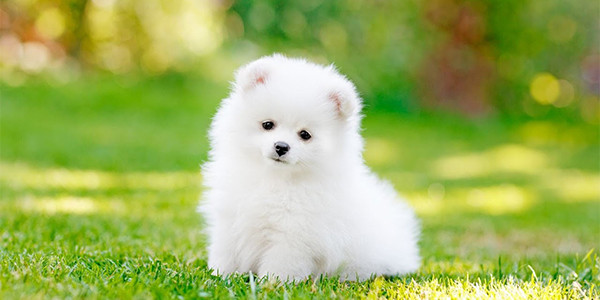
#> input picture Opencv_ile_Object_detection/media/dog.jpg, 600 x 300 px
$ jupyter execute --allow-errors template_matching.ipynb   (shell and % lines are left out)
#> lines starting #> are read from the running program, lines starting #| are printed output that depends on the picture
[cell 1]
import cv2
import numpy as np
import matplotlib.pyplot as plt
import os

[cell 2]
path_dog = os.path.join(os.getcwd(), 'media', 'dog.jpg')

dog = cv2.imread(path_dog)
#> dog is the input picture: shape (300, 600, 3); mean B, G, R 95.2, 178.8, 159.2
dog = cv2.cvtColor(dog,cv2.COLOR_BGR2RGB)

plt.imshow(dog)

[cell 3]
dog.shape
#> Out = (300, 600, 3)

[cell 4]
path_dog_face = os.path.join(os.getcwd(), 'media', 'face_dog.png')

dog_face = cv2.imread(path_dog_face)
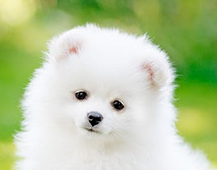
#> input picture Opencv_ile_Object_detection/media/face_dog.png, 217 x 170 px
#> dog_face is the input picture: shape (170, 217, 3); mean B, G, R 158.7, 202.1, 185.9

dog_face = cv2.cvtColor(dog_face,cv2.COLOR_BGR2RGB)
plt.imshow(dog_face)

[cell 5]
dog_face.shape
#> Out = (170, 217, 3)

[cell 6]
sum([1,2,3])

[cell 7]
mystring = "sum"

#> (a cell that did not finish here is left out)

[cell 9]
eval(mystring) #artik fonsiyonu cagirabiliriz

[cell 10]
my_func = eval(mystring)

[cell 11]
my_func([1,2,3])

[cell 12]
height , width, channels = dog_face.shape
#> height = 170; width = 217; channels = 3

[cell 13]
width
#> Out = 217

[cell 14]
height
#> Out = 170

[cell 15]
my_method = eval("cv2.TM_CCOEFF") #template matching methodunu tanimliyoruz
res = cv2.matchTemplate(dog,dog_face,my_method) #dog uzerinde dog_face i ariyoruz
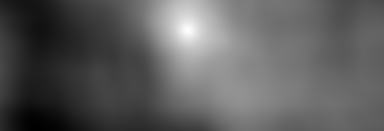
#> res: shape (131, 384) float32; min -172578096, max 444141888, mean 53943112; drawn with min black and max white

[cell 16]
plt.imshow(res)

[cell 17]
#Fotografin tamami
dog = cv2.imread(path_dog)
dog = cv2.cvtColor(dog,cv2.COLOR_BGR2RGB)

#Fotografin sadece yuz kismi
dog_face = cv2.imread(path_dog_face)
dog_face = cv2.cvtColor(dog_face,cv2.COLOR_BGR2RGB)

#template matching methodlarinin tutuldugu listeyi tanimliyoruz
methods = ['cv2.TM_CCOEFF', 'cv2.TM_CCOEFF_NORMED', 'cv2.TM_CCORR','cv2.TM_CCORR_NORMED', 'cv2.TM_SQDIFF', 'cv2.TM_SQDIFF_NORMED']

[cell 18]
for m in methods: #her bir method icin dongu olusturuyoruz

    dog_copy = dog.copy() #dog uzerinde islem yapacagimiz icin kopyasini aliyoruz

    method = eval(m) #eval fonksiyonu ile stringi fonksiyona cevirebiliyoruz

    res = cv2.matchTemplate(dog_copy,dog_face,method) #dog uzerinde dog_face i ariyoruz

    min_val,max_val,min_loc,max_loc = cv2.minMaxLoc(res) #buldugumuz sonuclari aliyoruz ve dikdortgen cizecegimiz koordinatlari aliyoruz

    if method in [cv2.TM_SQDIFF,cv2.TM_SQDIFF_NORMED]: #eger methodumuz SQDIFF ise dikdortgeni min_loc ile ciziyoruz
        top_left = min_loc
    else:
        top_left= max_loc #degilse max_loc ile ciziyoruz

    bottom_right = (top_left[0]+width, top_left[1]+height) #dikdortgenin sag alt kosesini aliyoruz

    cv2.rectangle(dog_copy,top_left,bottom_right,(255,0,0),5) #dikdortgeni ciziyoruz

    plt.subplot(121) #subplot olusturuyoruz
    plt.imshow(res) #resmi gosteriyoruz
    plt.title("Template Matching Result") #baslik ekliyoruz


    plt.subplot(122) #subplot olusturuyoruz
    plt.imshow(dog_copy) #dog uzerinde dikdortgenli resmi gosteriyoruz
    plt.title("Detected Point") #baslik ekliyoruz

    plt.suptitle(m) #her bir method icin baslik ekliyoruz

    plt.show() #gosteriyoruz
    print('\n')
    print('\n') #aralik birakmak icin
#> this loop made 6 passes
#> (min_val, max_val, min_loc, top_left, bottom_right) on passes 1 to 4: (-172578096, 444141888, (37, 128), (187, 30), (404, 200)), (-0.466, 1, (30, 126), (187, 30), (404, 200)), (2.04e+09, 4.34e+09, (383, 0), (203, 98), (420, 268)), (0.831, 1, (34, 130), (187, 30), (404, 200))
#> (min_val, max_val, max_loc, top_left, bottom_right) on passes 5 to 6: (3416, 1.43e+09, (383, 0), (187, 30), (404, 200)), (8.22e-07, 0.604, (383, 0), (187, 30), (404, 200))
#> pass 1, `plt.show()`:
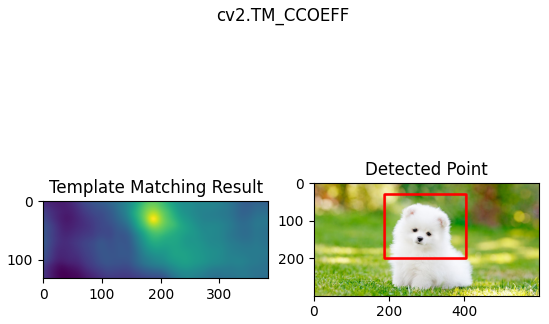
#> figure drawn by matplotlib, 2 panels
#> pass 3, `res = cv2.matchTemplate(dog_copy,dog_face,method)`:
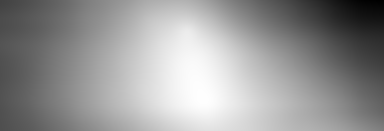
#> res: shape (131, 384) float32; min 2.04e+09, max 4.34e+09, mean 3.4e+09; drawn with min black and max white
#> after the loop:
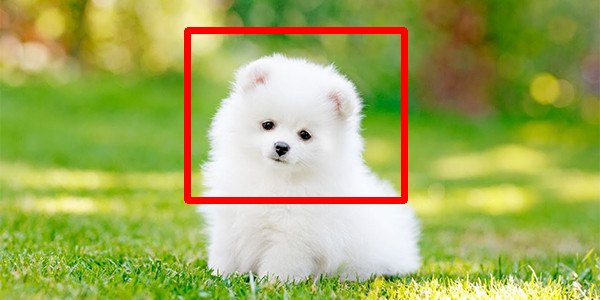
#> dog_copy: shape (300, 600, 3); mean R, G, B 162, 173.2, 91.9
#> after the loop:
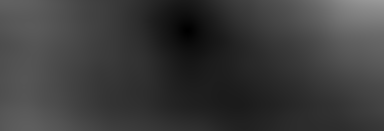
#> res: shape (131, 384) float32; min 8.22e-07, max 0.604, mean 0.234
